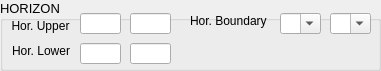
     <widget class="QGroupBox" name="groupBox_5">
      <property name="geometry">
       <rect>
        <x>240</x>
        <y>10</y>
        <width>381</width>
        <height>71</height>
       </rect>
      </property>
      <property name="font">
       <font>
        <pointsize>10</pointsize>
       </font>
      </property>
      <property name="title">
       <string>HORIZON</string>
      </property>
      <widget class="QComboBox" name="Boundary_Topo_CB_Hor_1">
       <property name="geometry">
        <rect>
         <x>330</x>
         <y>13</y>
         <width>41</width>
         <height>21</height>
        </rect>
       </property>
       <property name="editable">
        <bool>true</bool>
       </property>
      </widget>
      <widget class="QComboBox" name="Boundary_Dist_CB_Hor_1">
       <property name="geometry">
        <rect>
         <x>280</x>
         <y>13</y>
         <width>41</width>
         <height>21</height>
        </rect>
       </property>
       <property name="editable">
        <bool>true</bool>
       </property>
      </widget>
      <widget class="QLineEdit" name="Hor_Lower_To_LE_Hor_1">
       <property name="geometry">
        <rect>
         <x>130</x>
         <y>43</y>
         <width>41</width>
         <height>21</height>
        </rect>
       </property>
       <property name="font">
        <font>
         <pointsize>9</pointsize>
        </font>
       </property>
       <property name="text">
        <string/>
       </property>
       <property name="alignment">
        <set>Qt::AlignCenter</set>
       </property>
      </widget>
      <widget class="QLabel" name="label_235">
       <property name="geometry">
        <rect>
         <x>190</x>
         <y>10</y>
         <width>81</width>
         <height>21</height>
        </rect>
       </property>
       <property name="font">
        <font>
         <pointsize>9</pointsize>
        </font>
       </property>
       <property name="text">
        <string>Hor. Boundary</string>
       </property>
      </widget>
      <widget class="QLabel" name="label_237">
       <property name="geometry">
        <rect>
         <x>0</x>
         <y>40</y>
         <width>82</width>
         <height>21</height>
        </rect>
       </property>
       <property name="font">
        <font>
         <pointsize>9</pointsize>
        </font>
       </property>
       <property name="text">
        <string>Hor. Lower</string>
       </property>
       <property name="alignment">
        <set>Qt::AlignCenter</set>
       </property>
      </widget>
      <widget class="QLabel" name="label_236">
       <property name="geometry">
        <rect>
         <x>0</x>
         <y>15</y>
         <width>81</width>
         <height>21</height>
        </rect>
       </property>
       <property name="font">
        <font>
         <pointsize>9</pointsize>
        </font>
       </property>
       <property name="text">
        <string>Hor. Upper</string>
       </property>
       <property name="alignment">
        <set>Qt::AlignCenter</set>
       </property>
      </widget>
      <widget class="QLineEdit" name="Hor_Upper_From_LE_Hor_1">
       <property name="geometry">
        <rect>
         <x>80</x>
         <y>13</y>
         <width>41</width>
         <height>21</height>
        </rect>
       </property>
       <property name="font">
        <font>
         <pointsize>9</pointsize>
        </font>
       </property>
       <property name="text">
        <string/>
       </property>
       <property name="alignment">
        <set>Qt::AlignCenter</set>
       </property>
      </widget>
      <widget class="QLineEdit" name="Hor_Upper_To_LE_Hor_1">
       <property name="geometry">
        <rect>
         <x>130</x>
         <y>13</y>
         <width>41</width>
         <height>21</height>
        </rect>
       </property>
       <property name="font">
        <font>
         <pointsize>9</pointsize>
        </font>
       </property>
       <property name="text">
        <string/>
       </property>
       <property name="alignment">
        <set>Qt::AlignCenter</set>
       </property>
      </widget>
      <widget class="QLineEdit" name="Hor_Lower_From_LE_Hor_1">
       <property name="geometry">
        <rect>
         <x>80</x>
         <y>43</y>
         <width>41</width>
         <height>21</height>
        </rect>
       </property>
       <property name="font">
        <font>
         <pointsize>9</pointsize>
        </font>
       </property>
       <property name="text">
        <string/>
       </property>
       <property name="alignment">
        <set>Qt::AlignCenter</set>
       </property>
      </widget>
     </widget>
